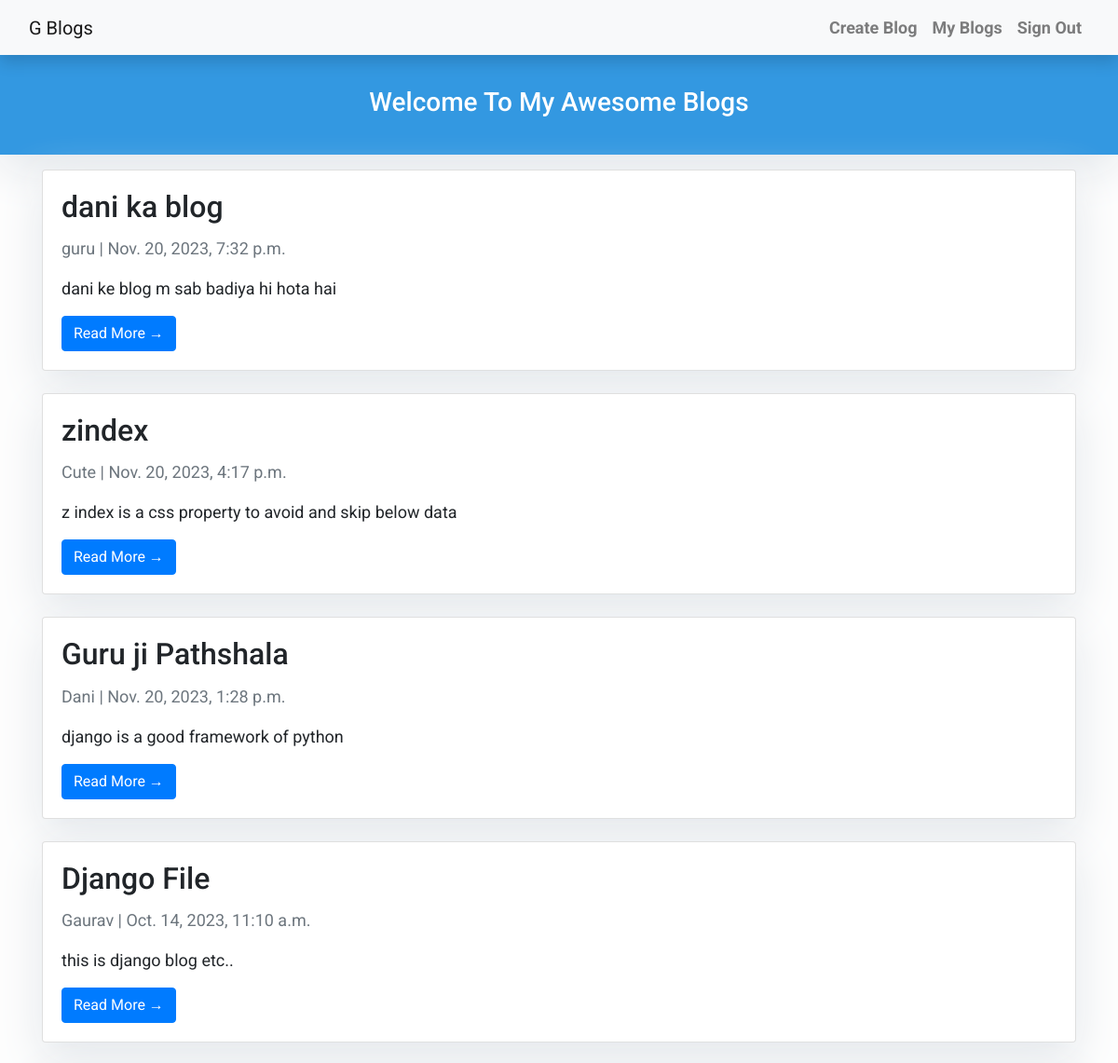
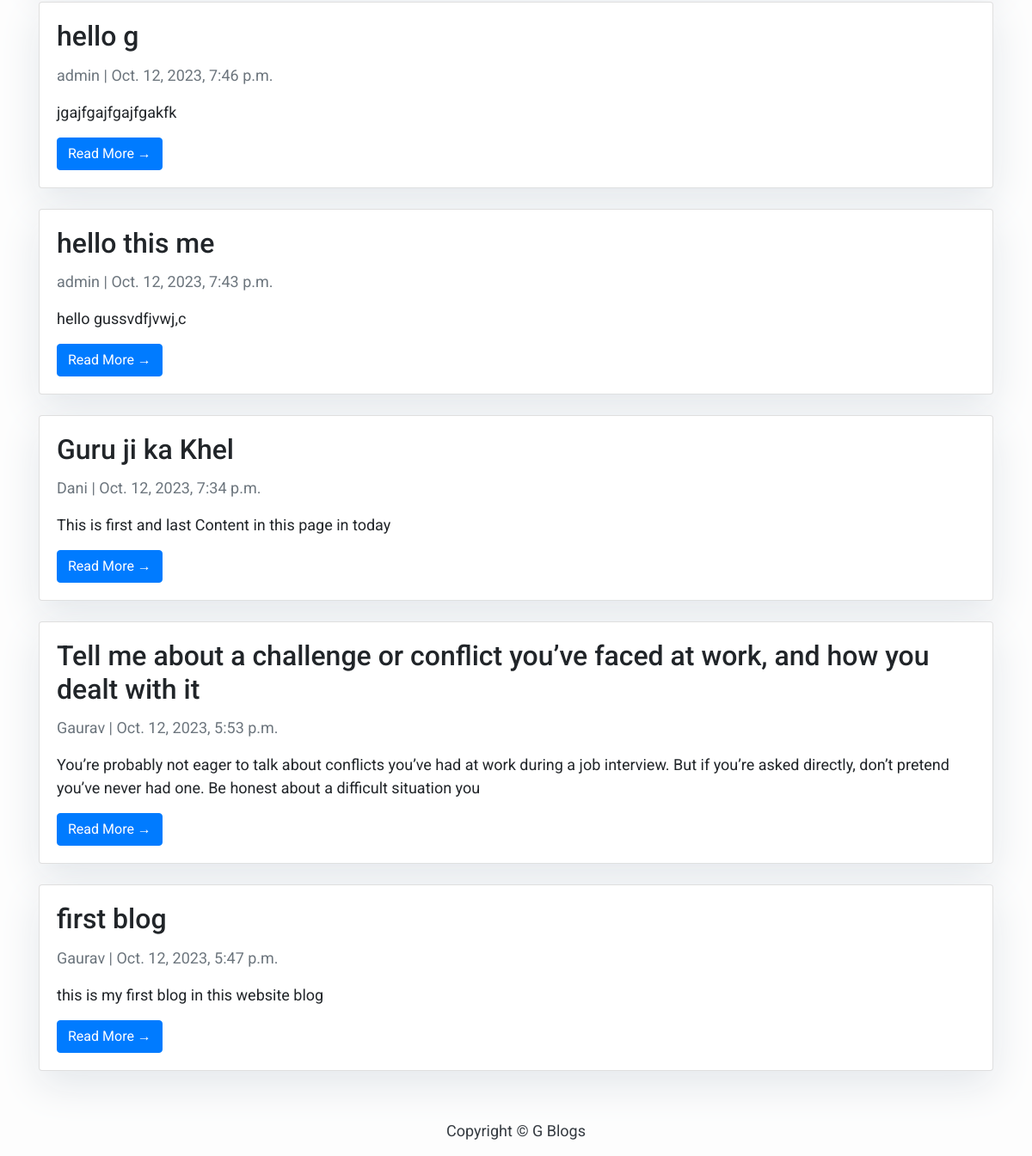
/home/, run on the app's committed database (2 pictures, top to bottom).
### blog/models.py (models this page shows, shortened)
class Post(models.Model):
    title = models.CharField(max_length=200, unique=True)
    slug = models.SlugField(max_length=200, unique=True)
    author = models.ForeignKey(User, on_delete= models.CASCADE,related_name='blog_posts')
    updated_on = models.DateTimeField(auto_now= True)
    content = models.TextField()
    created_on = models.DateTimeField(auto_now_add=True)
    status = models.IntegerField(choices=STATUS, default=1)
    class Meta:
        ordering = ['-created_on']

### blog/views.py (the view)
# urls.py: path('home/', PostList.as_view(), name='home'),
class PostList(generic.ListView):
    queryset = Post.objects.filter(status=1).order_by('-created_on')
    template_name = 'index.html'

### templates/index.html (shortened to what this page needs)
{% extends "base.html" %}
{% block content %}
<header class="masthead">
    <div class="container">
        <div class="row">
            <div class=" col-md-8 col-md-10 mx-auto">
                <div class="site-heading">
                    <h3 class=" site-heading my-4 mt-3 text-white text-center"> Welcome To My Awesome Blogs </h3>
                </div>
            </div>
        </div>
    </div>
</header>
<div class="container">
    <div class="row">
        <div class="col mt-3 left">
            {% for post in post_list %}
            <div class="card mb-4 w-100">
                <div class="card-body">
                    <h2 class="card-title h2">{{ post.title }}</h2>
                    <p class="card-text text-muted ">{{ post.author }} | {{ post.created_on}} </p>
                    <p class="card-text">{{post.content|slice:":200" }}</p>
                    <a href="{% url 'post_detail' post.slug|slugify %}" class="btn btn-primary">Read More &rarr;</a>
                </div>
            </div>
            {% endfor %}
        </div>
    </div>
</div>
{%endblock%}

### templates/base.html (style rules this page uses)
body { font-family: "Roboto", sans-serif; font-size: 17px; background-color: #fdfdfd; }
.masthead { background: #3398E1; height: auto; padding-bottom: 15px; box-shadow: 0 16px 48px #E3E7EB; padding-top: 10px; }

### templates/index.html (style rules this page uses)
body { font-family: "Roboto", sans-serif; font-size: 18px; background-color: #fdfdfd; }
.card { box-shadow: 0 16px 48px #E3E7EB; }

### data on the page
Post: title "dani ka blog", author "guru", created_on "Nov. 20, 2023, 7:32 p.m.", content "dani ke blog m sab badiya hi hota hai"
Post: title "zindex", author "Cute", created_on "Nov. 20, 2023, 4:17 p.m.", content "z index is a css property to avoid and skip below data"
Post: title "Guru ji Pathshala", author "Dani", created_on "Nov. 20, 2023, 1:28 p.m.", content "django is a good framework of python"
Post: title "Django File", author "Gaurav", created_on "Oct. 14, 2023, 11:10 a.m.", content "this is django blog etc.."
Post: title "hello g", author "admin", created_on "Oct. 12, 2023, 7:46 p.m.", content "jgajfgajfgajfgakfk"
Post: title "hello this me", author "admin", created_on "Oct. 12, 2023, 7:43 p.m.", content "hello gussvdfjvwj,c"
Post: title "Guru ji ka Khel", author "Dani", created_on "Oct. 12, 2023, 7:34 p.m.", content "This is first and last Content in this page in today"
Post: title "Tell me about a challenge or conflict you’ve faced at work, and how you dealt with it", author "Gaurav", created_on "Oct. 12, 2023, 5:53 p.m.", content "You’re probably not eager to talk about conflicts you’ve had at work during a job interview. But if you’re asked directly, don’t pretend you’ve never had one. Be honest about a difficult situation you"
Post: title "first blog", author "Gaurav", created_on "Oct. 12, 2023, 5:47 p.m.", content "this is my first blog in this website blog"
